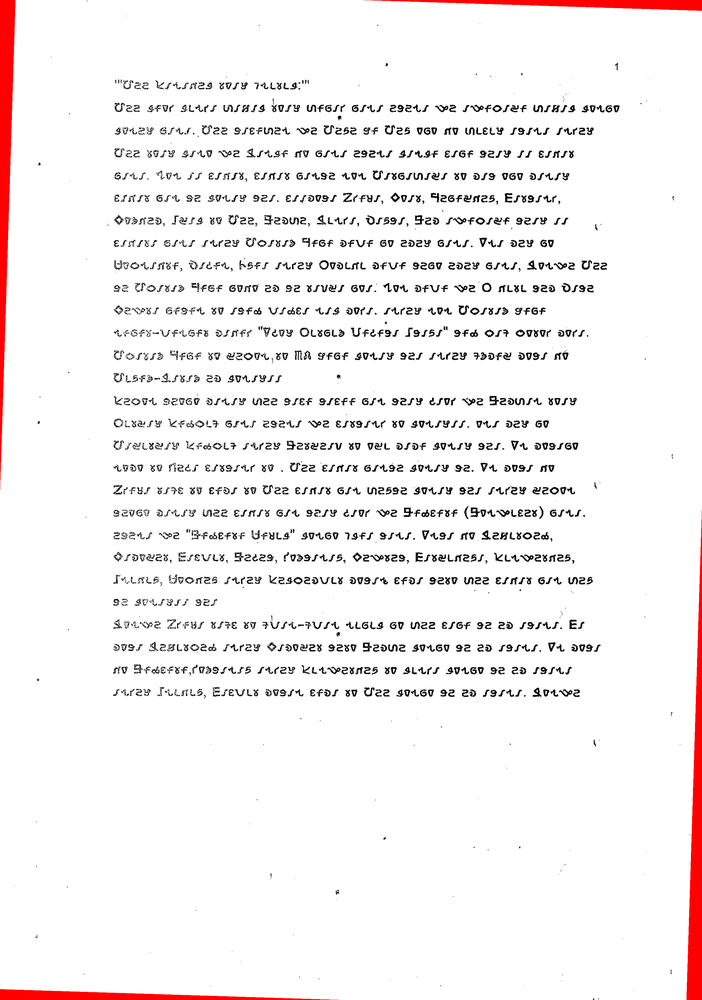
#> input picture test-images/benchmark/boyo_m2_p1.png, 702 x 1000 px, shrunk from 2412 x 3438 before the run
$ python -i augment-synthetic.py   (imports and definitions only)
#> lines starting #> are read from the running program, lines starting #| are printed output that depends on the picture
#> further down, picture is the input picture: PIL image 702x1000 RGB; mean R, G, B 244.7, 240.6, 240.6
#!/usr/bin/env python3
"""Generate noise-augmented copies of synthetic line images for OCR training.

Takes clean synthetic rendered lines and applies realistic degradation
(blur, noise, contrast shifts, slight rotation) to simulate scan-like
conditions. This bridges the distribution gap between clean renders
and real scanned documents.

Output: augmented PNG + gt.txt → linebox.py → .lstmf
"""
import sys, shutil, random
from pathlib import Path
from PIL import Image, ImageFilter, ImageEnhance, ImageOps
import numpy as np

sys.path.insert(0, str(Path(__file__).resolve().parent.parent))
from linebox import make_lstmf

RENDERED_DIR = Path(sys.argv[1]) if len(sys.argv) > 1 else Path("lstmf/rendered")
OUT_DIR = Path(sys.argv[2]) if len(sys.argv) > 2 else Path("lstmf/augmented")
PER_SOURCE = int(sys.argv[3]) if len(sys.argv) > 3 else 25

# [4 lines not run here, left out]

sources = {}
# [3 lines not run here, left out]

def degrade(img):
    arr = np.array(img.convert("L"))

    # Gaussian-like blur (slight)
    img_out = Image.fromarray(arr)
    radius = random.uniform(0.3, 1.2)
    img_out = img_out.filter(ImageFilter.GaussianBlur(radius=radius))
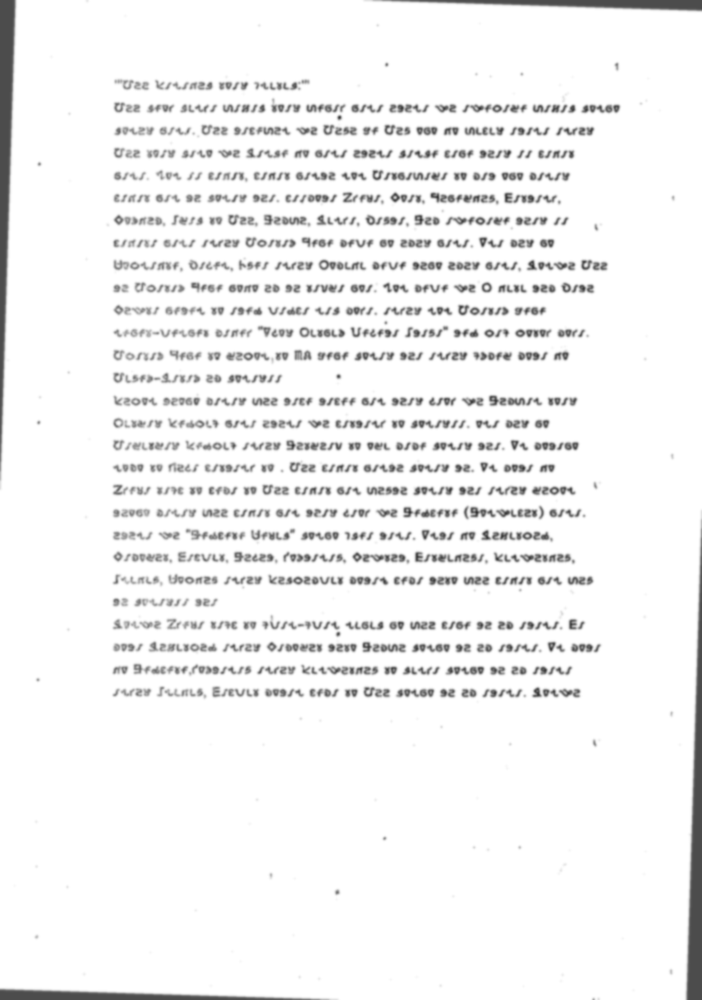
#> img_out: PIL image 702x1000 L; min 55, max 255, mean 241.8

    # Salt-and-pepper noise
    arr2 = np.array(img_out)
    noise_density = random.uniform(0.005, 0.02)
    salt = np.random.random(arr2.shape) < noise_density / 2
    pepper = np.random.random(arr2.shape) < noise_density / 2
    arr2[salt] = 255
    arr2[pepper] = 0
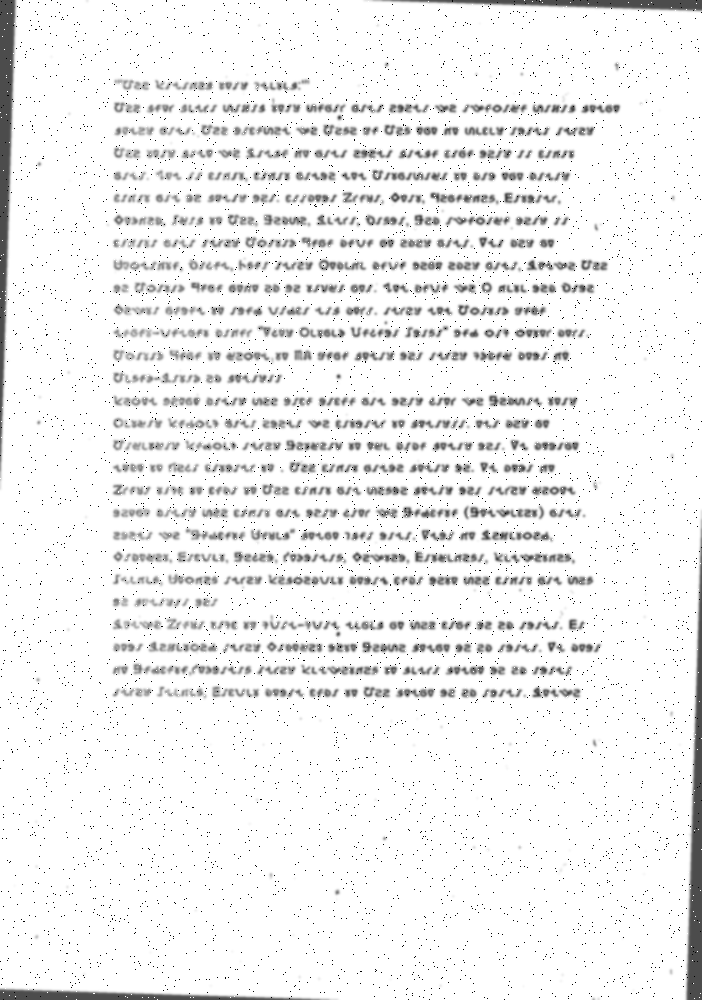
#> arr2: shape (1000, 702); min 0, max 255, mean 240
    img_out = Image.fromarray(arr2)

    # Contrast variation
    factor = random.uniform(0.7, 1.3)
    img_out = ImageEnhance.Contrast(img_out).enhance(factor)

    # Brightness variation (simulates uneven scan exposure)
    bright = random.uniform(0.85, 1.15)
    img_out = ImageEnhance.Brightness(img_out).enhance(bright)

    # Slight rotation (simulates scan skew)
    angle = random.uniform(-0.8, 0.8)
    img_out = img_out.rotate(angle, fillcolor=255, expand=False)

    return img_out.convert("L")

total_ok = 0
total_fail = 0

# [38 lines not run here, left out]

>>> from PIL import Image
>>> picture = Image.open('../test-images/benchmark/boyo_m2_p1.png')
>>> result = degrade(picture)

$ run again, on test-images/benchmark/boyo_m2_p11.png
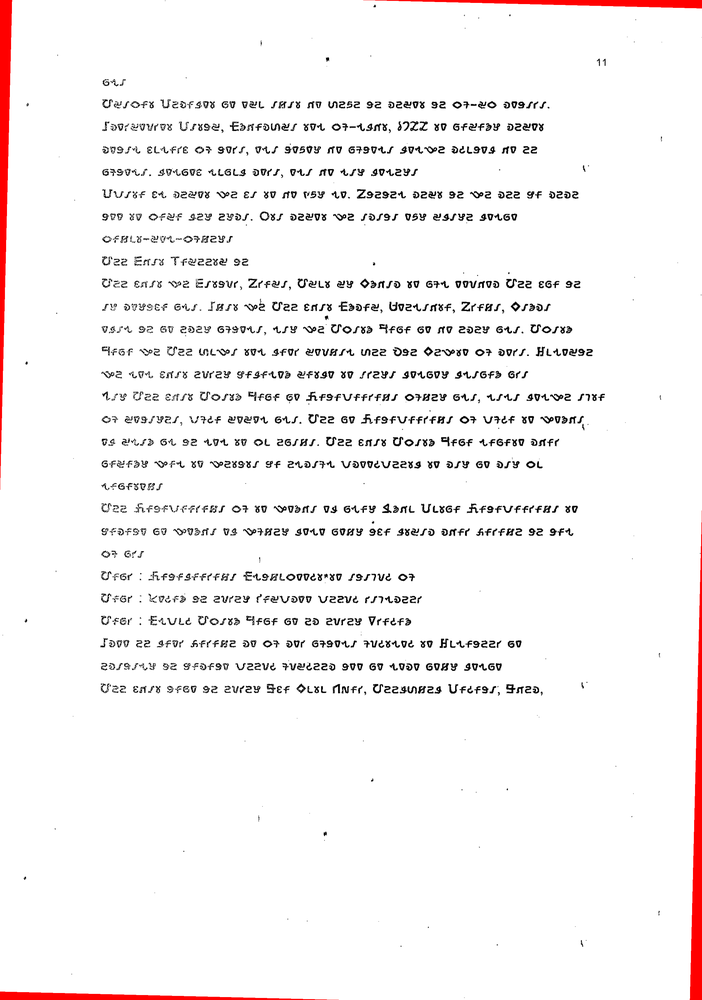
#> input picture test-images/benchmark/boyo_m2_p11.png, 702 x 1000 px, shrunk from 2412 x 3438 before the run
#> picture is the input picture: PIL image 702x1000 RGB; mean R, G, B 245.9, 242.7, 242.7
#> in degrade, `img_out = img_out.filter(ImageFilter.GaussianBlur(radius=radius))`:
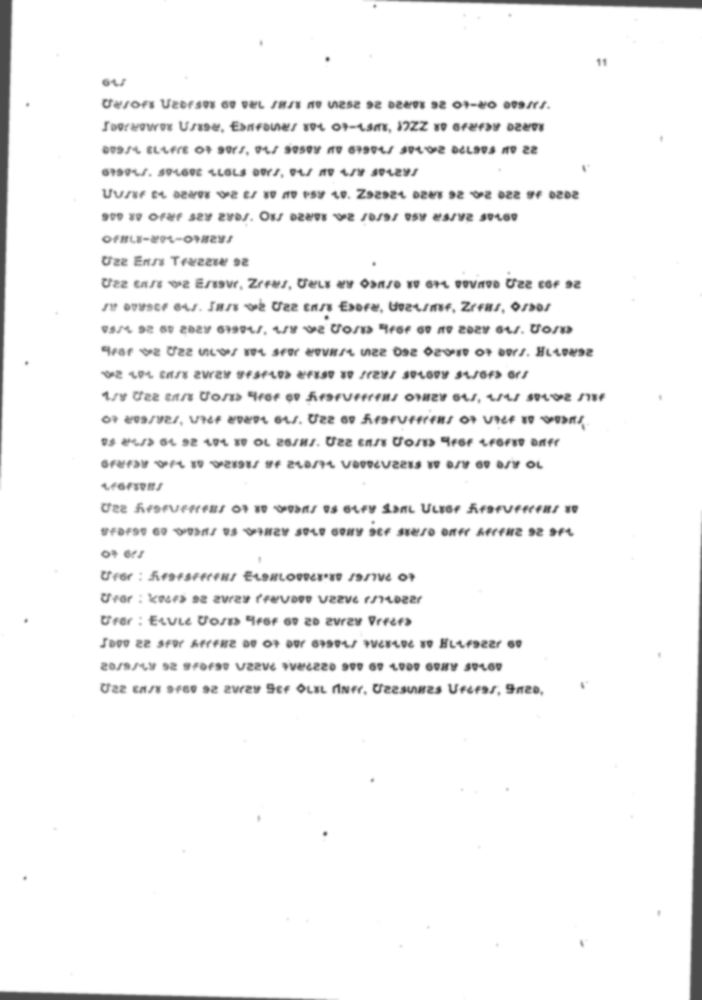
#> img_out: PIL image 702x1000 L; min 51, max 255, mean 243.7
#> in degrade, `arr2[pepper] = 0`:
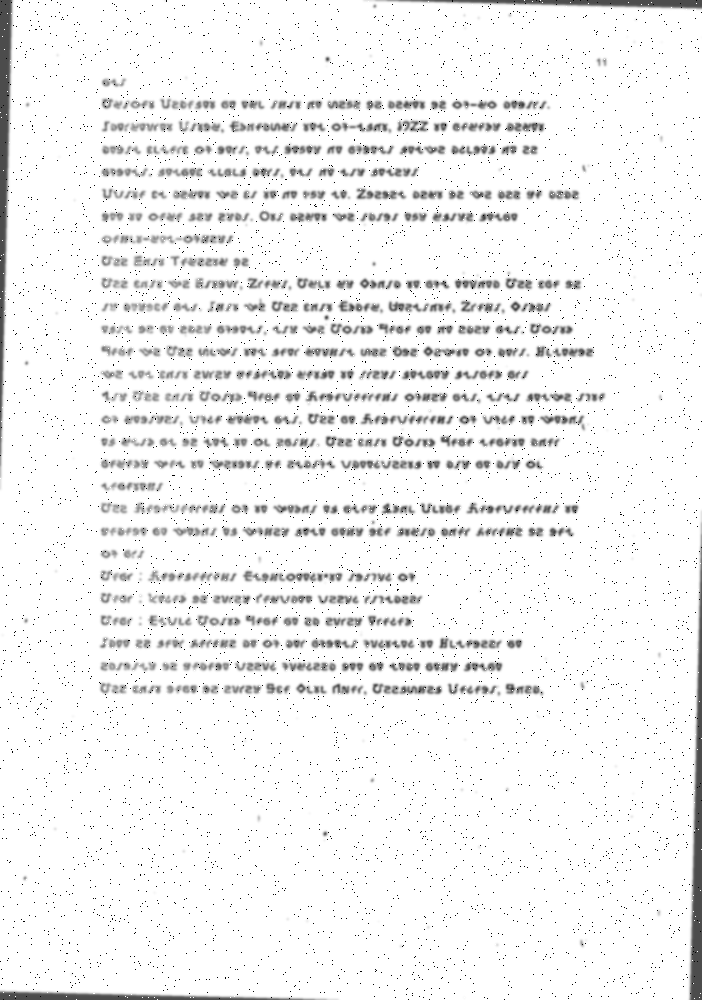
#> arr2: shape (1000, 702); min 0, max 255, mean 241.8

$ run again, on test-images/benchmark/boyo_m2_p12.png
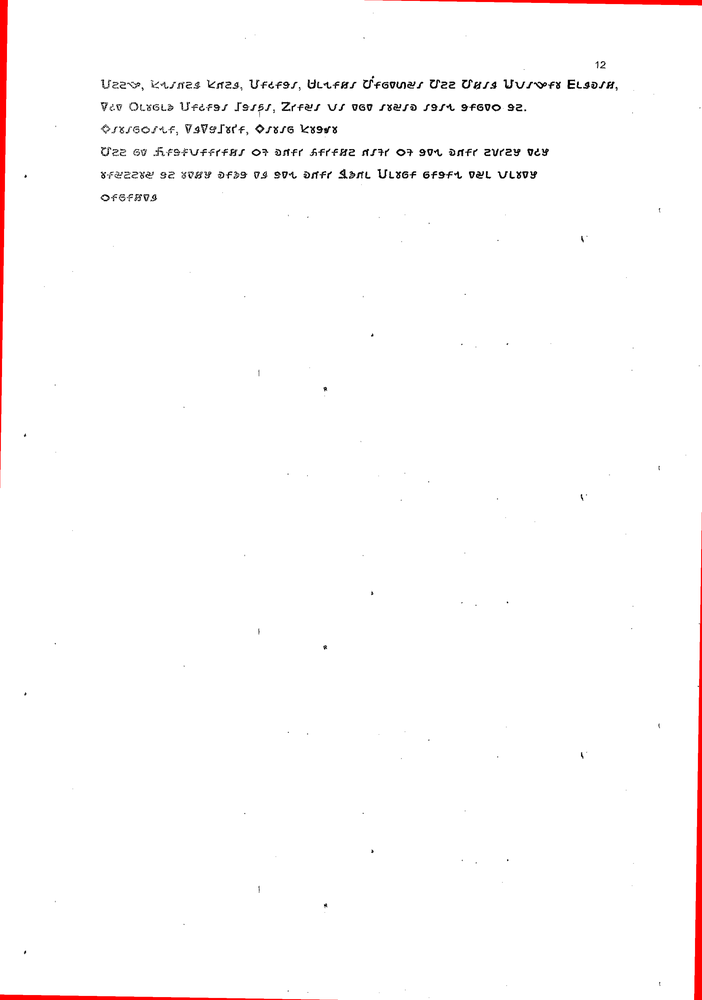
#> input picture test-images/benchmark/boyo_m2_p12.png, 702 x 1000 px, shrunk from 2412 x 3438 before the run
#> picture is the input picture: PIL image 702x1000 RGB; mean R, G, B 253.1, 251, 251
#> in degrade, `arr2[pepper] = 0`:
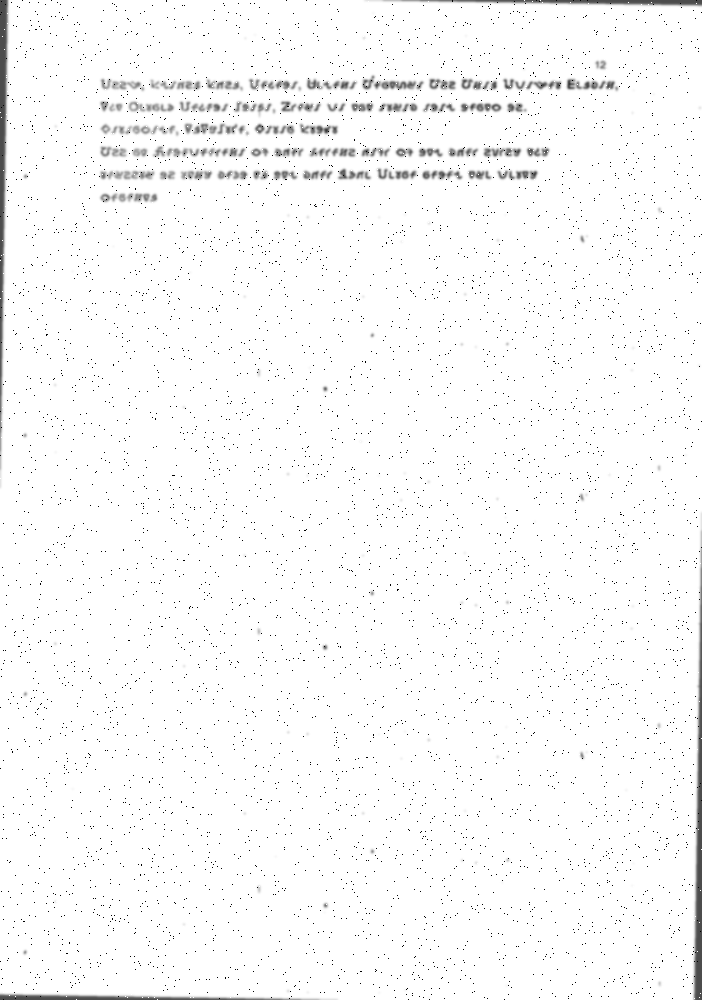
#> arr2: shape (1000, 702); min 0, max 255, mean 249.6

$ run again, on test-images/benchmark/boyo_m2_p2.png
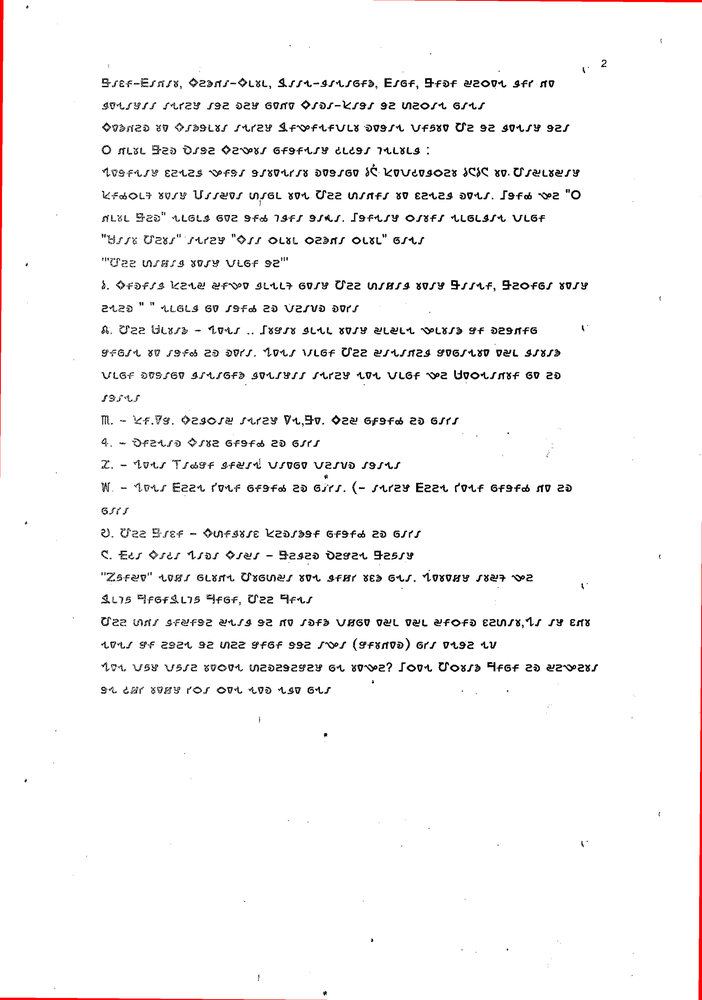
#> input picture test-images/benchmark/boyo_m2_p2.png, 702 x 1000 px, shrunk from 2412 x 3438 before the run
#> picture is the input picture: PIL image 702x1000 RGB; mean R, G, B 246.5, 245.5, 245.5
#> in degrade, `img_out = img_out.filter(ImageFilter.GaussianBlur(radius=radius))`:
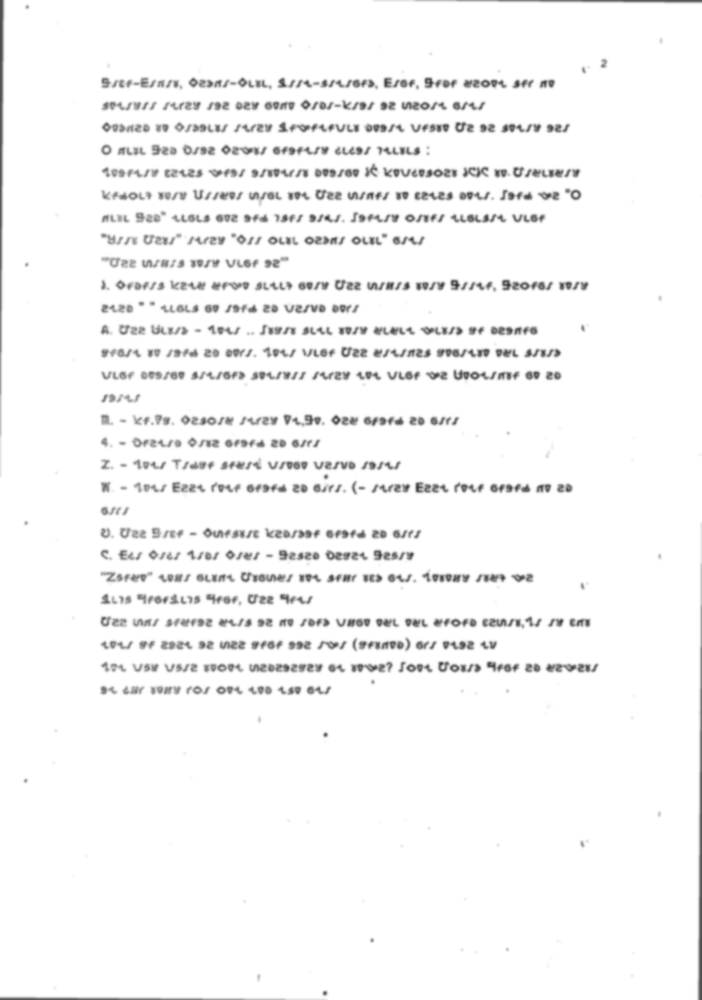
#> img_out: PIL image 702x1000 L; min 50, max 255, mean 245.8
#> in degrade, `arr2[pepper] = 0`:
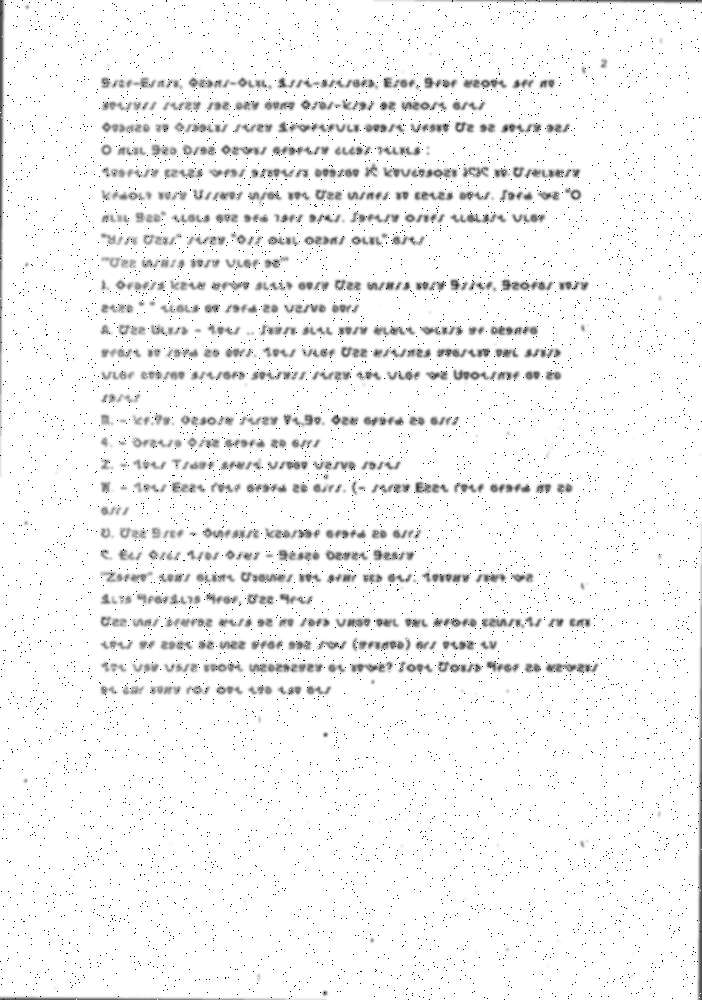
#> arr2: shape (1000, 702); min 0, max 255, mean 243.9
